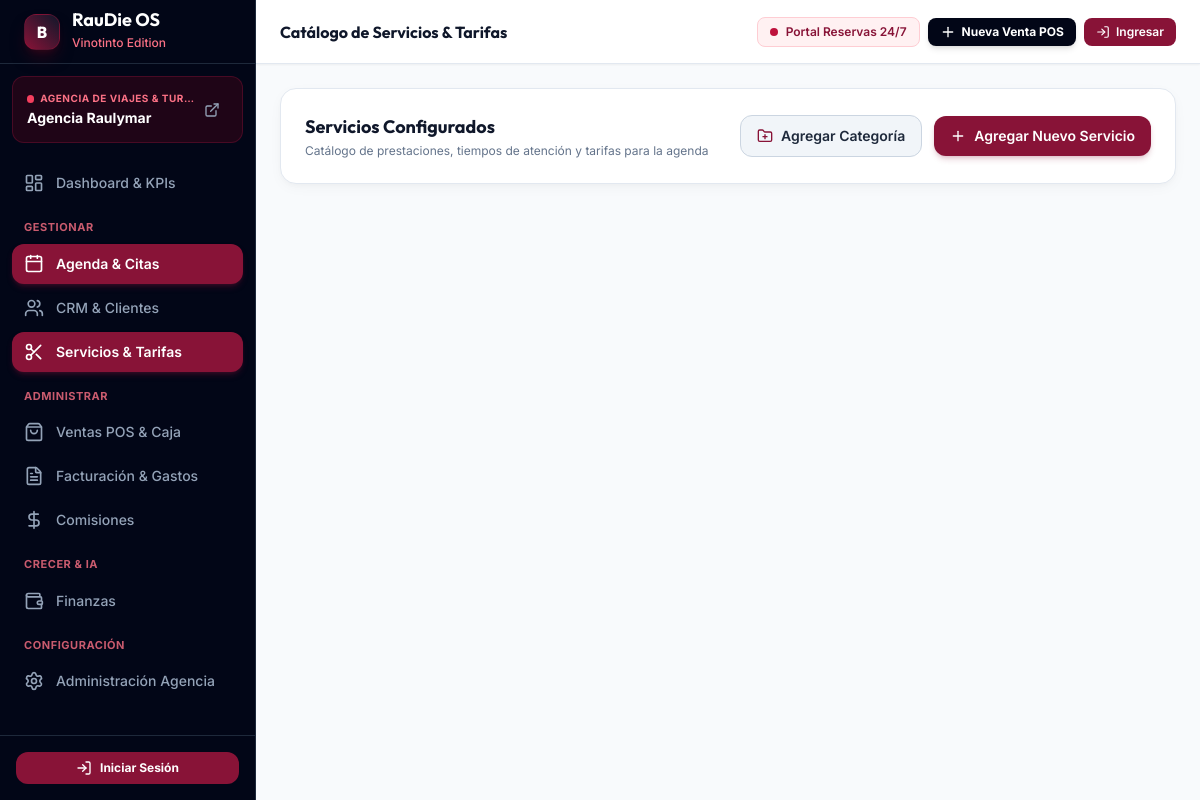
Before: /agenda/servicios/ with the older database file.
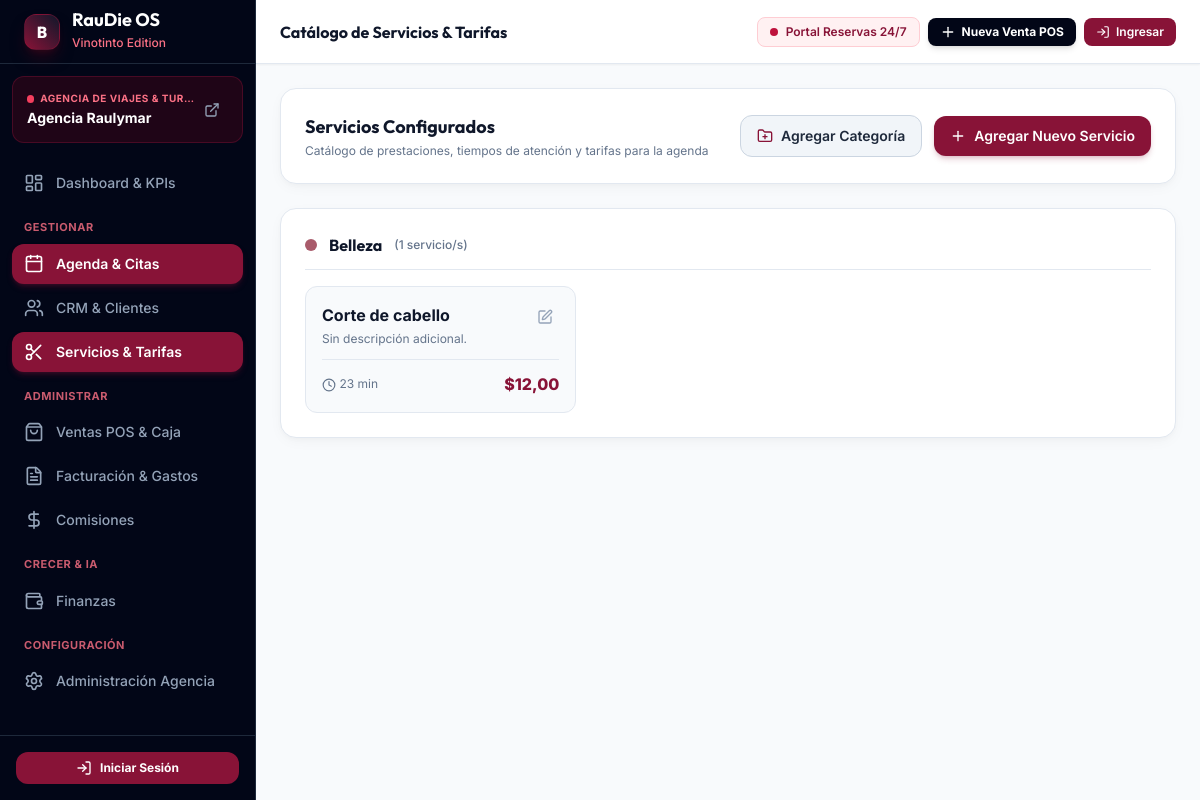
After: the same page with the newer database file.
### apps/business/models.py (models this page shows, shortened)
class Business(TimeStampedModel):
    BUSINESS_TYPE_CHOICES = [
        ('MARKETING', 'Agencia Digital & Marketing'),
        ('REAL_ESTATE', 'Agencia Inmobiliaria / Bienes Raíces'),
        ('TRAVEL', 'Agencia de Viajes & Turismo'),
        ('CONSULTING', 'Agencia de Consultoría & Servicios'),
        ('HEALTH_BEAUTY', 'Salud, Estética & Spa'),
        ('RETAIL_OTHER', 'Comercio & Servicios Generales'),
    ]
    name = models.CharField(max_length=200, verbose_name="Nombre del Negocio")
    slug = models.SlugField(max_length=200, unique=True, verbose_name="URL de Reservas (Slug)")
    tax_id = models.CharField(max_length=50, blank=True, null=True, verbose_name="RUT / RFC / NIF")
    email = models.EmailField(verbose_name="Email de contacto")
    phone = models.CharField(max_length=50, verbose_name="Teléfono / WhatsApp")
    address = models.TextField(blank=True, null=True, verbose_name="Dirección Principal")
    logo_url = models.URLField(blank=True, null=True, verbose_name="URL de Logo")
    currency = models.CharField(max_length=10, default="$", verbose_name="Símbolo de Moneda")
    branding_color = models.CharField(max_length=20, default="#881337", verbose_name="Color de Marca (Hex)")
    business_type = models.CharField(max_length=30, choices=BUSINESS_TYPE_CHOICES, default='MARKETING', verbose_name="Tipo de Agencia / Negocio")
    primary_goal = models.CharField(max_length=255, default="Captar clientes y automatizar ventas", verbose_name="Objetivo Principal")
    TIME_FORMAT_CHOICES = [
        ('12h', '12 Horas (ej: 09:00 AM / 09:00 PM)'),
        ('24h', '24 Horas (ej: 09:00 / 21:00)'),
    ]
    enabled_modules = models.JSONField(default=list, blank=True, verbose_name="Módulos Habilitados")
    onboarding_completed = models.BooleanField(default=False, verbose_name="Onboarding Completado")
    time_format = models.CharField(max_length=10, choices=TIME_FORMAT_CHOICES, default='12h', verbose_name="Formato de Hora")
    allow_editing_client_history = models.BooleanField(default=True, verbose_name="Permitir editar el historial de servicios de clientes")
    class Meta:
        verbose_name = "Negocio"
        verbose_name_plural = "Negocios"

### apps/agenda/models.py (models this page shows, shortened)
class ServiceCategory(TimeStampedModel):
    business = models.ForeignKey(Business, on_delete=models.CASCADE, related_name="service_categories")
    name = models.CharField(max_length=100, verbose_name="Nombre de Categoría")
    color = models.CharField(max_length=20, default="#6366f1")
    class Meta:
        verbose_name = "Categoría de Servicio"
        verbose_name_plural = "Categorías de Servicios"

class Service(TimeStampedModel):
    business = models.ForeignKey(Business, on_delete=models.CASCADE, related_name="services")
    category = models.ForeignKey(ServiceCategory, on_delete=models.SET_NULL, null=True, blank=True, related_name="services")
    name = models.CharField(max_length=150, verbose_name="Nombre del Servicio")
    description = models.TextField(blank=True, null=True, verbose_name="Descripción")
    duration_minutes = models.IntegerField(default=45, verbose_name="Duración (minutos)")
    price = models.DecimalField(max_digits=10, decimal_places=2, verbose_name="Precio del Servicio")
    commission_rate = models.DecimalField(max_digits=5, decimal_places=2, default=0.00, verbose_name="Comisión (%) (Opcional)")
    is_active = models.BooleanField(default=True)
    class Meta:
        verbose_name = "Servicio"
        verbose_name_plural = "Servicios"

### apps/agenda/views.py (the view)
# urls.py: path('servicios/', views.service_list_view, name='service_list'),
def service_list_view(request):
    business = getattr(request, 'current_business', None) or Business.objects.first()
    categories = ServiceCategory.objects.filter(business=business).prefetch_related('services') if business else []
    services_without_category = Service.objects.filter(business=business, category__isnull=True) if business else []
    return render(request, 'agenda/service_list.html', {
        'business': business,
        'categories': categories,
        'services_without_category': services_without_category,
    })

### apps/business/context_processors.py (called while the page is built)
def business_context(request):
    business = None
    if request.user.is_authenticated and hasattr(request.user, 'business') and request.user.business:
        business = request.user.business
    else:
        business = Business.objects.first()
    all_module_keys = ['crm', 'agenda', 'booking', 'invoicing', 'pos', 'inventory', 'commissions', 'ai_engine', 'marketing']
    modules_enabled = {}
    if business:
        enabled_list = business.enabled_modules or all_module_keys
        for key in all_module_keys:
            modules_enabled[key] = (key in enabled_list) if enabled_list else True
    else:
        for key in all_module_keys:
            modules_enabled[key] = True
    return {
        'current_business': business,
        'modules_enabled': modules_enabled,
        'business_type_display': business.get_business_type_display() if business else 'Agencia'
    }

### templates/agenda/service_list.html (shortened to what this page needs)
{% extends 'base.html' %}
{% block header_title %}Catálogo de Servicios & Tarifas{% endblock %}
{% block content %}
<div class="space-y-6">
    <div class="glass-card p-6 rounded-2xl flex flex-col sm:flex-row items-center justify-between gap-4 border border-slate-200">
        <div>
            <h3 class="font-bold text-slate-900 text-lg font-display">Servicios Configurados</h3>
            <p class="text-xs text-slate-500 mt-0.5">Catálogo de prestaciones, tiempos de atención y tarifas para la agenda</p>
        </div>
        <div class="flex items-center gap-3">
            <a href="{% url 'service_category_create' %}" class="px-4 py-2.5 rounded-xl bg-slate-100 hover:bg-slate-200 text-slate-800 text-sm font-semibold flex items-center gap-2 border border-slate-300 transition">
                <i data-lucide="folder-plus" class="w-4 h-4 text-rose-900"></i>
                Agregar Categoría
            </a>
            <a href="{% url 'service_create' %}" class="px-4 py-2.5 rounded-xl bg-rose-900 hover:bg-rose-950 text-white text-sm font-semibold flex items-center gap-2 shadow-md shadow-rose-900/20 transition">
                <i data-lucide="plus" class="w-4 h-4"></i>
                Agregar Nuevo Servicio
            </a>
        </div>
    </div>
    {% for cat in categories %}
    <div class="glass-card p-6 rounded-2xl space-y-4 border border-slate-200">
        <div class="flex items-center gap-3 border-b border-slate-200 pb-3">
            <span class="w-3 h-3 rounded-full" style="background-color: {{ cat.color }};"></span>
            <h4 class="font-bold text-slate-900 text-base font-display">{{ cat.name }}</h4>
            <span class="text-xs text-slate-500 font-medium">({{ cat.services.count }} servicio/s)</span>
        </div>
        <div class="grid grid-cols-1 md:grid-cols-2 lg:grid-cols-3 gap-4">
            {% for srv in cat.services.all %}
            <div class="p-4 rounded-xl bg-slate-50 border border-slate-200 hover:border-rose-900/40 transition flex flex-col justify-between space-y-3">
                <div class="flex justify-between items-start">
                    <div>
                        <h5 class="font-bold text-slate-900 text-base">{{ srv.name }}</h5>
                        <p class="text-xs text-slate-500 mt-1">{{ srv.description|default:"Sin descripción adicional." }}</p>
                    </div>
                    <a href="{% url 'service_edit' srv.id %}" class="p-1.5 text-slate-400 hover:text-slate-900 hover:bg-slate-200 rounded-lg transition" title="Editar Servicio">
                        <i data-lucide="edit" class="w-4 h-4"></i>
                    </a>
                </div>
                <div class="flex items-center justify-between border-t border-slate-200 pt-3 text-xs">
                    <span class="text-slate-500"><i data-lucide="clock" class="w-3.5 h-3.5 inline"></i> {{ srv.duration_minutes }} min</span>
                    <span class="font-extrabold text-rose-900 text-base">{{ business.currency }}{{ srv.price }}</span>
                </div>
            </div>
            {% empty %}
            <p class="text-xs text-slate-500 col-span-full">Sin servicios creados en esta categoría.</p>
            {% endfor %}
        </div>
    </div>
    {% endfor %}
</div>
{% endblock %}

### templates/base.html (shortened to what the changed rows need)
<!DOCTYPE html>
<html lang="es" class="h-full bg-slate-50 text-slate-900">
<head>
    <script src="https://cdn.tailwindcss.com"></script>
</head>
<body class="h-full font-sans antialiased bg-slate-50 text-slate-900 flex flex-col md:flex-row custom-scrollbar">
    <aside class="w-64 h-screen sticky top-0 bg-slate-950 border-r border-slate-800 flex flex-col justify-between hidden md:flex shrink-0 overflow-hidden">
        <div class="flex flex-col flex-1 min-h-0">
            <div class="h-16 flex items-center px-6 border-b border-slate-800 justify-between shrink-0">
                <div class="flex items-center gap-3">
                    <div>
                        <h1 class="font-display font-bold text-lg text-white leading-none">RauDie OS</h1>
                    </div>
                </div>
            </div>
            {% if current_business %}
            <div class="p-3.5 mx-3 my-3 rounded-xl bg-rose-950/40 border border-rose-900/40 flex items-center justify-between shrink-0">
                <div class="truncate">
                    <div class="flex items-center gap-1.5">
                        <span class="w-2 h-2 rounded-full bg-rose-500 animate-pulse"></span>
                        <p class="text-[10px] font-bold text-rose-400 uppercase tracking-wider truncate">{{ business_type_display }}</p>
                    </div>
                    <p class="text-sm font-bold text-white truncate mt-0.5">{{ current_business.name }}</p>
                </div>
                {% if modules_enabled.booking %}
                <a href="{% url 'public_booking' current_business.slug %}" target="_blank" title="Ver Portal Público 24/7" class="p-2 text-slate-400 hover:text-rose-400 hover:bg-slate-800 rounded-lg transition">
                    <i data-lucide="external-link" class="w-4 h-4"></i>
                </a>
                {% endif %}
            </div>
            {% endif %}
        </div>
    </aside>
    <div class="flex-1 flex flex-col min-w-0 min-h-screen md:h-screen overflow-x-hidden">
        <header class="h-16 bg-white border-b border-slate-200 flex items-center justify-between px-3 sm:px-6 shrink-0 shadow-sm sticky top-0 z-30">
            <div class="flex items-center gap-2 min-w-0 flex-1 mr-2">
                <h2 class="text-xs sm:text-base font-bold text-slate-900 font-display truncate">{% block header_title %}Panel Principal{% endblock %}</h2>
            </div>
        </header>
        <main class="flex-1 overflow-y-auto p-3.5 sm:p-6 custom-scrollbar bg-slate-50">
            {% block content %}{% endblock %}
        </main>
    </div>
</body>
</html>

Changed rows visible on the page:
added ServiceCategory: name "Belleza", services.count "1"
added Service: name "Corte de cabello", description "Sin descripción adicional.", duration_minutes "23", {{ business.currency }} "$", price "12,00"
